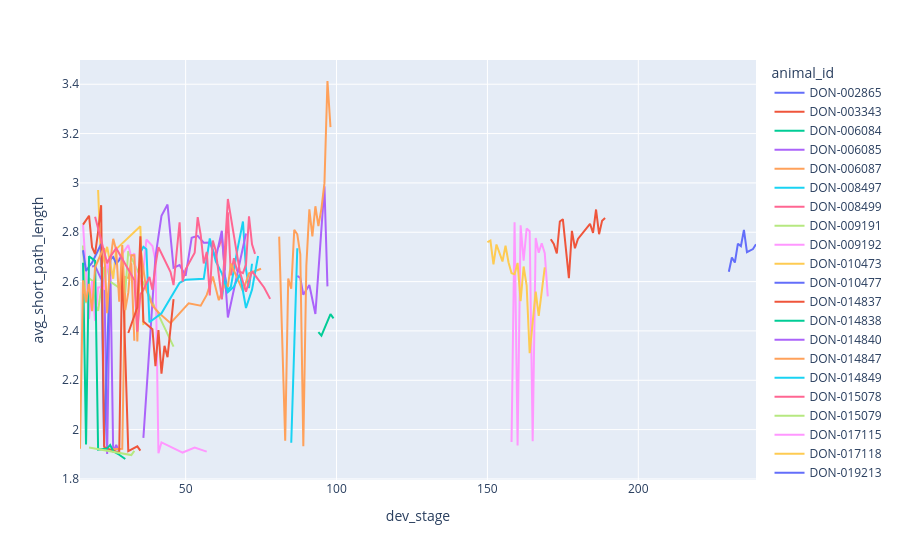

The code cell stored with this chart in its notebook:
### Code cell
fig = px.line(
    summaries_df_connect_thresh,
    x="dev_stage",
    y="avg_short_path_length",
    color="animal_id",
)
fig.show()

### Figure 1 — Plotly figure (JSON) as saved in the notebook; plotly's stock layout.template omitted (floating-point values rounded to 4 significant figures)
{"data": [{"hovertemplate": "animal_id=DON-002865<br>dev_stage=%{x}<br>avg_short_path_length=%{y}<extra></extra>", "legendgroup": "DON-002865", "line": {"color": "#636efa", "dash": "solid"}, "marker": {"symbol": "circle"}, "mode": "lines", "name": "DON-002865", "orientation": "v", "showlegend": true, "type": "scatter", "x": [230, 231, 232, 233, 234, 235, 236, 238, 239], "xaxis": "x", "y": [2.64, 2.697, 2.678, 2.754, 2.744, 2.809, 2.719, 2.732, 2.751], "yaxis": "y"}, {"hovertemplate": "animal_id=DON-003343<br>dev_stage=%{x}<br>avg_short_path_length=%{y}<extra></extra>", "legendgroup": "DON-003343", "line": {"color": "#EF553B", "dash": "solid"}, "marker": {"symbol": "circle"}, "mode": "lines", "name": "DON-003343", "orientation": "v", "showlegend": true, "type": "scatter", "x": [171, 172, 173, 174, 175, 177, 178, 179, 180, 184, 185, 186, 187, 188, 189], "xaxis": "x", "y": [2.772, 2.753, 2.714, 2.844, 2.853, 2.614, 2.806, 2.735, 2.773, 2.834, 2.797, 2.892, 2.792, 2.847, 2.858], "yaxis": "y"}, {"hovertemplate": "animal_id=DON-006084<br>dev_stage=%{x}<br>avg_short_path_length=%{y}<extra></extra>", "legendgroup": "DON-006084", "line": {"color": "#00cc96", "dash": "solid"}, "marker": {"symbol": "circle"}, "mode": "lines", "name": "DON-006084", "orientation": "v", "showlegend": true, "type": "scatter", "x": [20], "xaxis": "x", "y": [1.984], "yaxis": "y"}, {"hovertemplate": "animal_id=DON-006085<br>dev_stage=%{x}<br>avg_short_path_length=%{y}<extra></extra>", "legendgroup": "DON-006085", "line": {"color": "#ab63fa", "dash": "solid"}, "marker": {"symbol": "circle"}, "mode": "lines", "name": "DON-006085", "orientation": "v", "showlegend": true, "type": "scatter", "x": [19, 20, 22, 23, 24, 25, 26, 27, 28], "xaxis": "x", "y": [2.661, 2.664, 2.61, 2.655, 1.901, 2.703, 1.907, 1.938, 1.91], "yaxis": "y"}, {"hovertemplate": "animal_id=DON-006087<br>dev_stage=%{x}<br>avg_short_path_length=%{y}<extra></extra>", "legendgroup": "DON-006087", "line": {"color": "#FFA15A", "dash": "solid"}, "marker": {"symbol": "circle"}, "mode": "lines", "name": "DON-006087", "orientation": "v", "showlegend": true, "type": "scatter", "x": [26, 28, 29, 30, 31, 32, 33], "xaxis": "x", "y": [1.92, 1.923, 1.922, 2.619, 2.615, 2.674, 2.36], "yaxis": "y"}, {"hovertemplate": "animal_id=DON-008497<br>dev_stage=%{x}<br>avg_short_path_length=%{y}<extra></extra>", "legendgroup": "DON-008497", "line": {"color": "#19d3f3", "dash": "solid"}, "marker": {"symbol": "circle"}, "mode": "lines", "name": "DON-008497", "orientation": "v", "showlegend": true, "type": "scatter", "x": [62, 63, 64, 65, 67, 69, 70, 71, 72], "xaxis": "x", "y": [2.53, 2.625, 2.565, 2.579, 2.719, 2.843, 2.651, 2.573, 2.672], "yaxis": "y"}, {"hovertemplate": "animal_id=DON-008499<br>dev_stage=%{x}<br>avg_short_path_length=%{y}<extra></extra>", "legendgroup": "DON-008499", "line": {"color": "#FF6692", "dash": "solid"}, "marker": {"symbol": "circle"}, "mode": "lines", "name": "DON-008499", "orientation": "v", "showlegend": true, "type": "scatter", "x": [61, 62, 63, 64, 65, 66, 67, 69, 70, 71, 72, 73], "xaxis": "x", "y": [2.74, 2.781, 2.645, 2.881, 2.625, 2.695, 2.645, 2.634, 2.668, 2.865, 2.751, 2.712], "yaxis": "y"}, {"hovertemplate": "animal_id=DON-009191<br>dev_stage=%{x}<br>avg_short_path_length=%{y}<extra></extra>", "legendgroup": "DON-009191", "line": {"color": "#B6E880", "dash": "solid"}, "marker": {"symbol": "circle"}, "mode": "lines", "name": "DON-009191", "orientation": "v", "showlegend": true, "type": "scatter", "x": [16, 17, 18, 19, 20, 21, 23, 24, 25, 30, 31, 46], "xaxis": "x", "y": [2.746, 2.513, 2.614, 2.605, 2.508, 2.482, 2.657, 2.661, 2.6, 2.559, 2.723, 2.337], "yaxis": "y"}, {"hovertemplate": "animal_id=DON-009192<br>dev_stage=%{x}<br>avg_short_path_length=%{y}<extra></extra>", "legendgroup": "DON-009192", "line": {"color": "#FF97FF", "dash": "solid"}, "marker": {"symbol": "circle"}, "mode": "lines", "name": "DON-009192", "orientation": "v", "showlegend": true, "type": "scatter", "x": [16, 18, 19, 20, 21, 22, 23, 24, 25, 27, 31, 32, 33, 34, 36, 37, 39, 40, 41, 42, 49, 53, 57], "xaxis": "x", "y": [2.831, 2.449, 2.603, 2.441, 2.577, 2.577, 2.571, 2.69, 2.601, 2.677, 2.748, 2.7, 2.715, 2.55, 2.644, 2.771, 2.744, 2.686, 1.905, 1.948, 1.907, 1.927, 1.911], "yaxis": "y"}, {"hovertemplate": "animal_id=DON-010473<br>dev_stage=%{x}<br>avg_short_path_length=%{y}<extra></extra>", "legendgroup": "DON-010473", "line": {"color": "#FECB52", "dash": "solid"}, "marker": {"symbol": "circle"}, "mode": "lines", "name": "DON-010473", "orientation": "v", "showlegend": true, "type": "scatter", "x": [21, 22, 24, 26, 27, 29, 35, 36], "xaxis": "x", "y": [2.972, 2.659, 2.741, 2.612, 2.732, 2.755, 2.824, 2.424], "yaxis": "y"}, {"hovertemplate": "animal_id=DON-010477<br>dev_stage=%{x}<br>avg_short_path_length=%{y}<extra></extra>", "legendgroup": "DON-010477", "line": {"color": "#636efa", "dash": "solid"}, "marker": {"symbol": "circle"}, "mode": "lines", "name": "DON-010477", "orientation": "v", "showlegend": true, "type": "scatter", "x": [16, 17, 18, 19, 22, 23, 25, 26, 27, 28, 29], "xaxis": "x", "y": [2.727, 2.643, 2.661, 2.677, 2.753, 1.933, 2.69, 2.699, 2.673, 2.687, 2.71], "yaxis": "y"}, {"hovertemplate": "animal_id=DON-014837<br>dev_stage=%{x}<br>avg_short_path_length=%{y}<extra></extra>", "legendgroup": "DON-014837", "line": {"color": "#EF553B", "dash": "solid"}, "marker": {"symbol": "circle"}, "mode": "lines", "name": "DON-014837", "orientation": "v", "showlegend": true, "type": "scatter", "x": [16, 18, 19, 20, 21, 22, 23, 25, 28, 29, 31, 34, 35], "xaxis": "x", "y": [2.831, 2.867, 2.74, 2.712, 2.803, 2.91, 1.93, 1.919, 1.906, 2.698, 1.913, 1.932, 1.915], "yaxis": "y"}, {"hovertemplate": "animal_id=DON-014838<br>dev_stage=%{x}<br>avg_short_path_length=%{y}<extra></extra>", "legendgroup": "DON-014838", "line": {"color": "#00cc96", "dash": "solid"}, "marker": {"symbol": "circle"}, "mode": "lines", "name": "DON-014838", "orientation": "v", "showlegend": true, "type": "scatter", "x": [16, 17, 18, 20, 21, 24, 25, 26, 28, 30], "xaxis": "x", "y": [2.677, 1.94, 2.702, 2.684, 1.919, 1.923, 1.938, 1.912, 1.898, 1.881], "yaxis": "y"}, {"hovertemplate": "animal_id=DON-014840<br>dev_stage=%{x}<br>avg_short_path_length=%{y}<extra></extra>", "legendgroup": "DON-014840", "line": {"color": "#ab63fa", "dash": "solid"}, "marker": {"symbol": "circle"}, "mode": "lines", "name": "DON-014840", "orientation": "v", "showlegend": true, "type": "scatter", "x": [36, 40, 42, 44, 46, 48, 50, 52, 54, 56, 58, 60, 62, 64, 70], "xaxis": "x", "y": [1.966, 2.7, 2.867, 2.912, 2.656, 2.667, 2.623, 2.778, 2.785, 2.758, 2.759, 2.696, 2.806, 2.455, 2.795], "yaxis": "y"}, {"hovertemplate": "animal_id=DON-014847<br>dev_stage=%{x}<br>avg_short_path_length=%{y}<extra></extra>", "legendgroup": "DON-014847", "line": {"color": "#FFA15A", "dash": "solid"}, "marker": {"symbol": "circle"}, "mode": "lines", "name": "DON-014847", "orientation": "v", "showlegend": true, "type": "scatter", "x": [15, 16, 17, 18, 19, 20, 22, 23, 24, 25, 26, 27, 28, 29, 30, 31, 32, 33, 34, 35, 37, 39, 41, 45, 51, 55, 57, 59, 61, 63, 64, 65, 69, 71, 75], "xaxis": "x", "y": [1.923, 2.605, 2.518, 2.59, 2.48, 2.658, 2.714, 2.736, 2.472, 2.678, 2.774, 2.727, 2.518, 2.748, 2.484, 2.555, 2.707, 2.707, 2.358, 2.736, 2.565, 2.503, 2.475, 2.431, 2.512, 2.502, 2.546, 2.62, 2.524, 2.59, 2.579, 2.673, 2.561, 2.633, 2.652], "yaxis": "y"}, {"hovertemplate": "animal_id=DON-014849<br>dev_stage=%{x}<br>avg_short_path_length=%{y}<extra></extra>", "legendgroup": "DON-014849", "line": {"color": "#19d3f3", "dash": "solid"}, "marker": {"symbol": "circle"}, "mode": "lines", "name": "DON-014849", "orientation": "v", "showlegend": true, "type": "scatter", "x": [35, 36, 37, 38, 42, 48, 50, 56, 58, 60, 62, 64, 66, 68, 70, 72, 74], "xaxis": "x", "y": [2.718, 2.741, 2.731, 2.435, 2.472, 2.595, 2.608, 2.611, 2.775, 2.681, 2.634, 2.557, 2.58, 2.631, 2.493, 2.567, 2.704], "yaxis": "y"}, {"hovertemplate": "animal_id=DON-015078<br>dev_stage=%{x}<br>avg_short_path_length=%{y}<extra></extra>", "legendgroup": "DON-015078", "line": {"color": "#FF6692", "dash": "solid"}, "marker": {"symbol": "circle"}, "mode": "lines", "name": "DON-015078", "orientation": "v", "showlegend": true, "type": "scatter", "x": [20, 24, 25, 27, 33, 34, 35, 36, 38, 39, 40, 41, 45, 46, 47, 48, 49, 50, 53, 54, 55, 56, 57, 58, 59, 60, 62, 64, 68, 70, 72, 76, 78], "xaxis": "x", "y": [2.863, 2.674, 2.7, 2.735, 2.606, 2.397, 2.548, 2.566, 2.619, 2.567, 2.666, 2.739, 2.639, 2.586, 2.715, 2.84, 2.601, 2.65, 2.717, 2.861, 2.789, 2.674, 2.72, 2.544, 2.766, 2.726, 2.528, 2.935, 2.637, 2.559, 2.642, 2.576, 2.53], "yaxis": "y"}, {"hovertemplate": "animal_id=DON-015079<br>dev_stage=%{x}<br>avg_short_path_length=%{y}<extra></extra>", "legendgroup": "DON-015079", "line": {"color": "#B6E880", "dash": "solid"}, "marker": {"symbol": "circle"}, "mode": "lines", "name": "DON-015079", "orientation": "v", "showlegend": true, "type": "scatter", "x": [18, 32, 33], "xaxis": "x", "y": [1.928, 1.897, 1.914], "yaxis": "y"}, {"hovertemplate": "animal_id=DON-017115<br>dev_stage=%{x}<br>avg_short_path_length=%{y}<extra></extra>", "legendgroup": "DON-017115", "line": {"color": "#FF97FF", "dash": "solid"}, "marker": {"symbol": "circle"}, "mode": "lines", "name": "DON-017115", "orientation": "v", "showlegend": true, "type": "scatter", "x": [158, 159, 160, 161, 162, 163, 164, 165, 166, 167, 168, 169, 170], "xaxis": "x", "y": [1.95, 2.841, 1.936, 2.828, 2.685, 2.815, 2.804, 1.953, 2.777, 2.717, 2.756, 2.715, 2.54], "yaxis": "y"}, {"hovertemplate": "animal_id=DON-017118<br>dev_stage=%{x}<br>avg_short_path_length=%{y}<extra></extra>", "legendgroup": "DON-017118", "line": {"color": "#FECB52", "dash": "solid"}, "marker": {"symbol": "circle"}, "mode": "lines", "name": "DON-017118", "orientation": "v", "showlegend": true, "type": "scatter", "x": [150, 151, 152, 153, 155, 156, 157, 158, 159, 160, 161, 162, 163, 164, 166, 167, 169], "xaxis": "x", "y": [2.76, 2.766, 2.67, 2.75, 2.682, 2.745, 2.677, 2.634, 2.63, 2.676, 2.521, 2.661, 2.584, 2.31, 2.56, 2.461, 2.658], "yaxis": "y"}, {"hovertemplate": "animal_id=DON-019213<br>dev_stage=%{x}<br>avg_short_path_length=%{y}<extra></extra>", "legendgroup": "DON-019213", "line": {"color": "#636efa", "dash": "solid"}, "marker": {"symbol": "circle"}, "mode": "lines", "name": "DON-019213", "orientation": "v", "showlegend": true, "type": "scatter", "x": [34], "xaxis": "x", "y": [1.902], "yaxis": "y"}, {"hovertemplate": "animal_id=DON-019542<br>dev_stage=%{x}<br>avg_short_path_length=%{y}<extra></extra>", "legendgroup": "DON-019542", "line": {"color": "#EF553B", "dash": "solid"}, "marker": {"symbol": "circle"}, "mode": "lines", "name": "DON-019542", "orientation": "v", "showlegend": true, "type": "scatter", "x": [31, 34, 35, 36, 39, 40, 41, 42, 43, 44, 46], "xaxis": "x", "y": [2.392, 2.495, 2.783, 2.438, 2.407, 2.257, 2.403, 2.227, 2.34, 2.294, 2.529], "yaxis": "y"}, {"hovertemplate": "animal_id=DON-019608<br>dev_stage=%{x}<br>avg_short_path_length=%{y}<extra></extra>", "legendgroup": "DON-019608", "line": {"color": "#00cc96", "dash": "solid"}, "marker": {"symbol": "circle"}, "mode": "lines", "name": "DON-019608", "orientation": "v", "showlegend": true, "type": "scatter", "x": [94, 95, 98, 99], "xaxis": "x", "y": [2.395, 2.381, 2.468, 2.451], "yaxis": "y"}, {"hovertemplate": "animal_id=DON-019609<br>dev_stage=%{x}<br>avg_short_path_length=%{y}<extra></extra>", "legendgroup": "DON-019609", "line": {"color": "#ab63fa", "dash": "solid"}, "marker": {"symbol": "circle"}, "mode": "lines", "name": "DON-019609", "orientation": "v", "showlegend": true, "type": "scatter", "x": [87, 88, 89, 90, 91, 93, 96, 97], "xaxis": "x", "y": [2.623, 2.614, 2.547, 2.569, 2.586, 2.469, 2.986, 2.581], "yaxis": "y"}, {"hovertemplate": "animal_id=DON-019747<br>dev_stage=%{x}<br>avg_short_path_length=%{y}<extra></extra>", "legendgroup": "DON-019747", "line": {"color": "#FFA15A", "dash": "solid"}, "marker": {"symbol": "circle"}, "mode": "lines", "name": "DON-019747", "orientation": "v", "showlegend": true, "type": "scatter", "x": [81, 83, 84, 85, 86, 87, 88, 89, 90, 91, 92, 93, 94, 95, 96, 97, 98], "xaxis": "x", "y": [2.782, 1.955, 2.612, 2.571, 2.81, 2.792, 2.71, 1.932, 2.664, 2.893, 2.784, 2.906, 2.825, 2.896, 2.999, 3.413, 3.226], "yaxis": "y"}, {"hovertemplate": "animal_id=DON-019748<br>dev_stage=%{x}<br>avg_short_path_length=%{y}<extra></extra>", "legendgroup": "DON-019748", "line": {"color": "#19d3f3", "dash": "solid"}, "marker": {"symbol": "circle"}, "mode": "lines", "name": "DON-019748", "orientation": "v", "showlegend": true, "type": "scatter", "x": [85, 87], "xaxis": "x", "y": [1.947, 2.735], "yaxis": "y"}], "layout": {"legend": {"title": {"text": "animal_id"}, "tracegroupgap": 0}, "margin": {"t": 60}, "xaxis": {"anchor": "y", "domain": [0, 1], "title": {"text": "dev_stage"}}, "yaxis": {"anchor": "x", "domain": [0, 1], "title": {"text": "avg_short_path_length"}}}}
